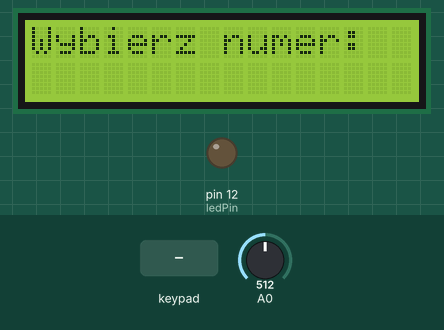
This sketch was run on a simulated Arduino Uno, built with avr-gcc and run on an emulated ATmega328P. Shown: 16×2 character LCD, output pins drawn as LEDs (lit = HIGH). The inputs (shaded band) are chosen by the test bench; at power-on: A0 = 512.

Above: at 3.2 s.
3.3 s: key '*' pressed
At 5.9 s:
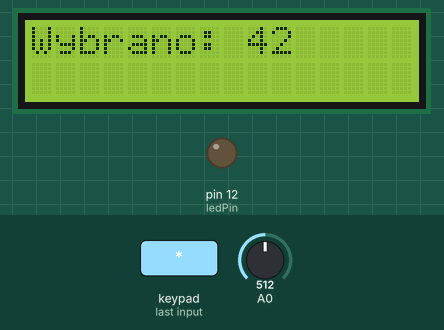
At 8.3 s:
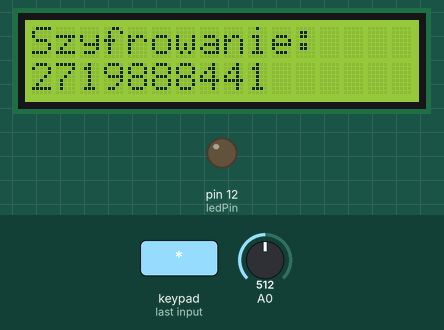
Timing chart, 0 to 20.8 s (numbered marks = the images above; inputs shaded):
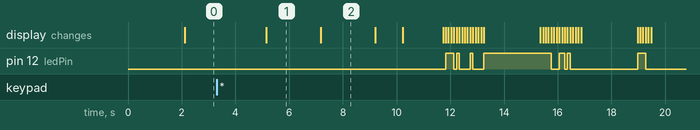

The sketch:

Projekt_UCYF.ino
```cpp
#include <Keypad.h>
#include <Wire.h>
#include <LiquidCrystal_I2C.h>


int ledPin = 12;
LiquidCrystal_I2C lcd(0x27,16,2);

const byte ROWS = 4;
const byte COLS = 4;

char hexaKeys[ROWS][COLS] = {
  {1,2,3,10},
  {4,5,6,11},
  {7,8,9,12},
  {'*',0,'#',13}
};

byte rowPins[ROWS] = {10, 9, 8, 7};
byte colPins[COLS] = {6, 4, 3, 2};

Keypad customKeypad = Keypad( makeKeymap(hexaKeys), rowPins, colPins, ROWS, COLS);

void setup(){

  pinMode(ledPin, OUTPUT);
  lcd.init();
  lcd.backlight();
  lcd.print("Projekt UCYF");
  lcd.setCursor(0,1);
  lcd.print("Zakres pra. 0-13");
  delay(2000);
}

// Zmienne globalne
uint32_t tab_H[38] = {8,8,8,8,8,8,8,8,8,8,8,8,8,8,8,8,8,8,8,8,8,8,8,8,8,8,8,8,8,8,8,8,8,8,8,8,8,8};  //Globalna tablica, przewcjowuje Kod Hamminga
uint32_t szyfr[2] = {0,0}; //Tablica przechowujaca zaszyfrowana liczbe wybrana przez uzytkownika
int tab_dH[32]; //Tablica zawierajaca odebrana wiadomosc po zdekodowaniu
uint32_t zmienna = 0; //Wybrana liczba przez uzytkownika
int bin[32]= { 0,0,0,0,0,0,0,0,0,0,0,0,0,0,0,0,0,0,0,0,0,0,0,0,0,0,0,0,0,0,0,0}; //Globalna tablica uzywana przez fun. DectoBin, za kazdym razem na poczatku zerowana


void loop() {
  bool tryb = false;
  int wiadomosc[38]={8,8,8,8,8,8,8,8,8,8,8,8,8,8,8,8,8,8,8,8,8,8,8,8,8,8,8,8,8,8,8,8,8,8,8,8,8,8};    //Odebrana wiadomosc

  char customKey = customKeypad.getKey();
  lcd.clear();
  lcd.print("Wybierz numer: ");
  delay(1000);

  if (customKey){
      zmienna = customKey;
      if(zmienna == 35 || zmienna == 42)
      {tryb = true;}
      lcd.clear();
      lcd.print("Wybrano: ");
      lcd.print(zmienna);
      delay(2000);

      uint32_t klucz[4]={1,2,3,4}; //Klucz do szyfru TEA
      uint32_t v[2]={zmienna,0};   // 0 w drugiej kolumnie poniewaz TEA wymaga dwoch liczb (pracuje na dwoch 32 bit blokach)
      szyfrator (v,klucz);         //Szyfrowanie
      DectoBin(zmienna);           //Zamieniamy zaszyfrowana wiadomosc na sys. binarny (zosatje umieszczona w tab. globalnej bin)
      kod_hamminga(bin);           //Funkcja oblicza kod Hamminga
      lcd.clear();
      int sensorValue = 0;
      float swiatlo = 0;

      lcd.print("TRANSMISJA ");
      lcd.setCursor(0,1);
      lcd.print("Wys. wiad -> ");
      delay(1500);
      lcd.clear();

      for(int i=0; i<38; i++){
        if(i == 16 || i == 32) {delay(2000); lcd.clear();}

        lcd.print(tab_H[i]);

        if(tab_H[i]%2 == 0)
          {
            if(tryb){
              if(i == 37)
              {digitalWrite(ledPin, HIGH);}
              else {digitalWrite(ledPin, LOW);}
            }
            else{
                digitalWrite(ledPin, LOW);
                }
          }
          else {
              if(tryb){
              if(i == 37)
              {digitalWrite(ledPin, LOW);}
              else {digitalWrite(ledPin, HIGH);}
            }
            else{
                digitalWrite(ledPin, HIGH);
                }
          }
        delay(10);
        sensorValue = analogRead(A0);
        swiatlo = sensorValue * (100.0 / 1023.0);

        if(swiatlo > 45.00){
          wiadomosc[i]=1;
          }

        else{
         wiadomosc[i]=0;
        }

       delay(90);

      }
    delay(2000);
    lcd.clear();
    digitalWrite(ledPin, LOW);
    dekoder(wiadomosc);
    deszyfrator(szyfr, klucz);
  }
}


uint32_t pow2(uint32_t x, int z)
{
    uint32_t xd = 1;
    if (z == 0) { return 1; }
    else
    {
        for (int i = 0; i < z; i++)
        {
            xd = x * xd;
        }
        return xd;
    }
}


uint32_t BintoDec(int z[32])
{
    uint32_t liczba = 0;
    for (int i = 31; i >= 0; i--)
    {
        if (z[i] == 1) {
            liczba = liczba + pow2(2, -(i - 31));
        }
    }

    return liczba;
}

void DectoBin(uint32_t z)
{
    for (int g = 0; g < 32; g++) { bin[g] = 0; }

    for (int i = 31; i >= 0; i--)
    {
        if (z % 2 == 0)
        {
            bin[i] = 0;
        }
        if (z % 2 == 1)
        {
            bin[i] = 1;
        }
        z = z / 2;

    }


}


void kod_hamminga(int liczba[32])
{
    int tab_pos[32] = { 0,0,0,0,0,0,0,0,0,0,0,0,0,0,0,0,0,0,0,0,0,0,0,0,0,0,0,0,0,0,0,0 };
    int tab_kt[6] = { 0,0,0,0,0,0};
    int suma[6] = { 0,0,0,0,0,0};
    int it = 0;
    int it2 = 0;
    int it3 = 0;

    for (int i = 1; i < 39; i++)
    {
        if (i == pow2(2, it2))
        {
            tab_H[i - 1] = 8;
            it2++;
        }
        else
        {

            tab_H[i - 1] = liczba[it];
            it++;
            if (tab_H[i - 1] == 1)
            {
               tab_pos[it3] = i;
               it3++;

             }
        }

    }

    for (int i = 0; i < 6; i++)
    {

        for (int j = 0; j < 32; j++)
        {
            if(tab_pos[j] != 0){
            DectoBin(tab_pos[j]);
            suma[i] = suma[i] + bin[i+26];

            }

        }

        tab_kt[5 - i] = suma[i];
    }

    for (int k = 0; k < 6; k++)
    {

        if (tab_kt[k] % 2 == 0)
        {
            tab_kt[k] = 0;
        }
        else
        {
            tab_kt[k] = 1;
        }

    }
    it = 0;

    for (int z = 0; z < 38; z++)
    {

        if (tab_H[z] == 8)
        {
            tab_H[z] = tab_kt[it];
            it++;

        }

    }

    lcd.clear();
    lcd.print("Kodowanie ");
    delay(1000);
    lcd.clear();
}


void dekoder(int tab[38])
{
    uint32_t liczba = 0;
    int tab_pos[32] = { 0,0,0,0,0,0,0,0,0,0,0,0,0,0,0,0,0,0,0,0,0,0,0,0,0,0,0,0,0,0,0,0 };
    int tab_kt[6] = { 0,0,0,0,0,0 };
    uint32_t suma2[6] = { 0,0,0,0,0,0 };
    int it = 0;

    lcd.clear();
    lcd.print("Odebrana w.");
    delay(1500);
    lcd.clear();
    for (int j = 1; j < 39; j++)
    {   if(j-1 == 16 || j-1 == 32) {delay(2000); lcd.clear();}
        lcd.print(tab[j - 1]);
        if (tab[j - 1] == 1)
        {
            tab_pos[it] = j;

            it++;
        }
    }
    delay(2000);
    for (int i = 0; i < 6; i++)
    {
        for (int j = 0; j < 32; j++)
        {
            if(tab_pos[j] != 0){
            DectoBin(tab_pos[j]);
            suma2[i] = suma2[i] + bin[i+26];

            }

        }

    }

    for (int i = 0; i < 6; i++)
    {
        if (suma2[i] % 2 != 0)
        {
            liczba = liczba + pow2(2, 5-i);

        }
    }

    if (liczba != 0)
    {
        if (tab[liczba - 1] == 1) { tab[liczba - 1] = 0; }
        else
        {
            tab[liczba - 1] = 1;
        }
    }


    it = 0;
    lcd.clear();
    for (int j = 2; j < 39; j++)
    {
        if (j == 3 || j == 7 || j == 15 || j == 31) { continue; }
        else {
            tab_dH[it] = tab[j];
            it++;
        }
    }


    szyfr[0] = BintoDec(tab_dH);
    lcd.clear();
    lcd.print("Dekodowana w.: ");
    lcd.setCursor(0,1);
    lcd.print(szyfr[0]);
    delay(2000);


}


void szyfrator(uint32_t v[2], uint32_t k[4]) {
    uint32_t v0 = v[0], v1 = v[1], sum = 0;
    uint32_t delta = 0x9E3779B9;
    uint32_t k0 = k[0], k1 = k[1], k2 = k[2], k3 = k[3];

    for (int i = 0; i < 32; i++) {
        sum += delta;
        v0 += ((v1 << 4) + k0) ^ (v1 + sum) ^ ((v1 >> 5) + k1);
        v1 += ((v0 << 4) + k2) ^ (v0 + sum) ^ ((v0 >> 5) + k3);
    }
    szyfr[1] = v1;
    zmienna = v0;
    lcd.clear();
    lcd.print("Szyfrowanie: ");
    lcd.setCursor(0,1);
    lcd.print(zmienna);
    delay(2000);

}


void deszyfrator(uint32_t v[2], uint32_t k[4]) {

    uint32_t v0 = v[0], v1 = v[1], sum = 0xC6EF3720;
    uint32_t delta = 0x9E3779B9;
    uint32_t k0 = k[0], k1 = k[1], k2 = k[2], k3 = k[3];
    uint32_t wynik2[2] = { 0,0 };

    for (int i = 0; i < 32; i++) {
        v1 -= ((v0 << 4) + k2) ^ (v0 + sum) ^ ((v0 >> 5) + k3);
        v0 -= ((v1 << 4) + k0) ^ (v1 + sum) ^ ((v1 >> 5) + k1);
        sum -= delta;
    }
    wynik2[0] = v0; wynik2[1] = v1;
    lcd.clear();
    lcd.print("Odszyfrowana w.: ");
    lcd.setCursor(0,1);
    lcd.print("W. w DEC: ");
    lcd.print(wynik2[0]);
    delay(2000);
}
```

Measured:
- after the input at 3.3 s, pin 12 (ledPin): LOW → HIGH after 8.5 s, → LOW 0.30 s later, → HIGH 0.10 s later, → LOW 0.10 s later, … (14 changes in this stretch); the display: changes after 1.9 s (image 1)
- what the display in image 1 shows lasts 2.0 s, from 5.2 s to 7.2 s
